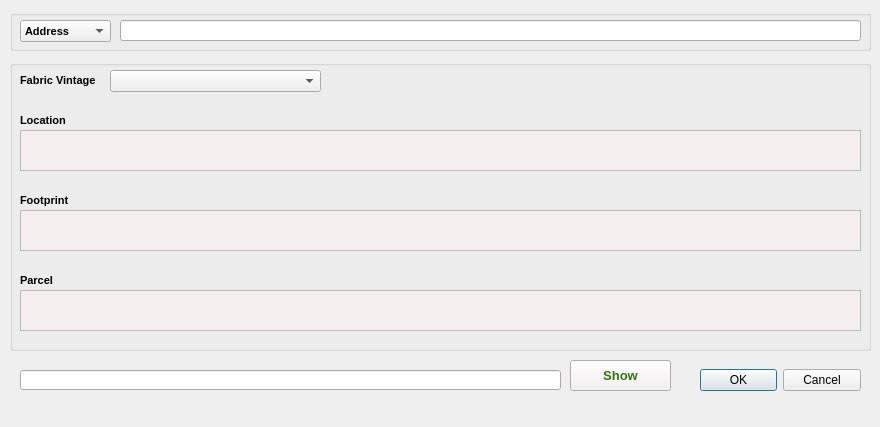
<?xml version="1.0" encoding="UTF-8"?>
<ui version="4.0">
 <class>Dialog</class>
 <widget class="QDialog" name="Dialog">
  <property name="enabled">
   <bool>true</bool>
  </property>
  <property name="geometry">
   <rect>
    <x>0</x>
    <y>0</y>
    <width>880</width>
    <height>427</height>
   </rect>
  </property>
  <property name="sizePolicy">
   <sizepolicy hsizetype="Ignored" vsizetype="Ignored">
    <horstretch>0</horstretch>
    <verstretch>0</verstretch>
   </sizepolicy>
  </property>
  <property name="windowTitle">
   <string>Address Search for Fabric Data</string>
  </property>
  <widget class="QDialogButtonBox" name="buttonBox">
   <property name="geometry">
    <rect>
     <x>700</x>
     <y>360</y>
     <width>161</width>
     <height>41</height>
    </rect>
   </property>
   <property name="orientation">
    <enum>Qt::Horizontal</enum>
   </property>
   <property name="standardButtons">
    <set>QDialogButtonBox::Cancel|QDialogButtonBox::Ok</set>
   </property>
  </widget>
  <widget class="QGroupBox" name="groupBox_address">
   <property name="geometry">
    <rect>
     <x>10</x>
     <y>10</y>
     <width>861</width>
     <height>41</height>
    </rect>
   </property>
   <property name="font">
    <font>
     <pointsize>10</pointsize>
     <weight>75</weight>
     <bold>true</bold>
    </font>
   </property>
   <property name="title">
    <string/>
   </property>
   <widget class="QComboBox" name="comboBox_type">
    <property name="geometry">
     <rect>
      <x>10</x>
      <y>10</y>
      <width>91</width>
      <height>22</height>
     </rect>
    </property>
    <property name="font">
     <font>
      <pointsize>8</pointsize>
      <weight>75</weight>
      <bold>true</bold>
     </font>
    </property>
    <item>
     <property name="text">
      <string>Address</string>
     </property>
    </item>
    <item>
     <property name="text">
      <string>Coordinates</string>
     </property>
    </item>
   </widget>
   <widget class="QLineEdit" name="infoBox_input">
    <property name="geometry">
     <rect>
      <x>110</x>
      <y>10</y>
      <width>741</width>
      <height>21</height>
     </rect>
    </property>
    <property name="font">
     <font>
      <pointsize>10</pointsize>
      <weight>50</weight>
      <bold>false</bold>
     </font>
    </property>
    <property name="text">
     <string/>
    </property>
    <property name="maxLength">
     <number>32770</number>
    </property>
   </widget>
  </widget>
  <widget class="QGroupBox" name="groupBox_fabric">
   <property name="geometry">
    <rect>
     <x>10</x>
     <y>60</y>
     <width>861</width>
     <height>291</height>
    </rect>
   </property>
   <property name="font">
    <font>
     <pointsize>10</pointsize>
     <weight>75</weight>
     <bold>true</bold>
    </font>
   </property>
   <property name="title">
    <string/>
   </property>
   <widget class="QLabel" name="label_vintage">
    <property name="geometry">
     <rect>
      <x>10</x>
      <y>10</y>
      <width>101</width>
      <height>21</height>
     </rect>
    </property>
    <property name="font">
     <font>
      <family>Arial</family>
      <pointsize>8</pointsize>
      <weight>75</weight>
      <bold>true</bold>
     </font>
    </property>
    <property name="text">
     <string>Fabric Vintage</string>
    </property>
   </widget>
   <widget class="QComboBox" name="comboBox_vintage">
    <property name="geometry">
     <rect>
      <x>100</x>
      <y>10</y>
      <width>211</width>
      <height>22</height>
     </rect>
    </property>
    <property name="font">
     <font>
      <pointsize>8</pointsize>
      <weight>50</weight>
      <bold>false</bold>
     </font>
    </property>
   </widget>
   <widget class="QTableView" name="tableResult_location">
    <property name="geometry">
     <rect>
      <x>10</x>
      <y>70</y>
      <width>841</width>
      <height>41</height>
     </rect>
    </property>
    <property name="font">
     <font>
      <pointsize>8</pointsize>
      <weight>50</weight>
      <bold>false</bold>
     </font>
    </property>
    <property name="styleSheet">
     <string notr="true">background-color: rgb(244, 239, 239);
border-color: rgb(255, 255, 0);
color: rgb(0, 0, 255);</string>
    </property>
    <property name="editTriggers">
     <set>QAbstractItemView::NoEditTriggers</set>
    </property>
    <property name="selectionBehavior">
     <enum>QAbstractItemView::SelectRows</enum>
    </property>
   </widget>
   <widget class="QLabel" name="label_vintage_2">
    <property name="geometry">
     <rect>
      <x>10</x>
      <y>50</y>
      <width>101</width>
      <height>21</height>
     </rect>
    </property>
    <property name="font">
     <font>
      <family>Arial</family>
      <pointsize>8</pointsize>
      <weight>75</weight>
      <bold>true</bold>
     </font>
    </property>
    <property name="text">
     <string>Location</string>
    </property>
   </widget>
   <widget class="QLabel" name="label_vintage_3">
    <property name="geometry">
     <rect>
      <x>10</x>
      <y>130</y>
      <width>101</width>
      <height>21</height>
     </rect>
    </property>
    <property name="font">
     <font>
      <family>Arial</family>
      <pointsize>8</pointsize>
      <weight>75</weight>
      <bold>true</bold>
     </font>
    </property>
    <property name="text">
     <string>Footprint</string>
    </property>
   </widget>
   <widget class="QTableView" name="tableResult_footprint">
    <property name="geometry">
     <rect>
      <x>10</x>
      <y>150</y>
      <width>841</width>
      <height>41</height>
     </rect>
    </property>
    <property name="font">
     <font>
      <pointsize>8</pointsize>
      <weight>50</weight>
      <bold>false</bold>
     </font>
    </property>
    <property name="styleSheet">
     <string notr="true">background-color: rgb(244, 239, 239);
border-color: rgb(255, 255, 0);
color: rgb(0, 0, 255);</string>
    </property>
    <property name="editTriggers">
     <set>QAbstractItemView::NoEditTriggers</set>
    </property>
    <property name="selectionBehavior">
     <enum>QAbstractItemView::SelectRows</enum>
    </property>
   </widget>
   <widget class="QTableView" name="tableResult_parcel">
    <property name="geometry">
     <rect>
      <x>10</x>
      <y>230</y>
      <width>841</width>
      <height>41</height>
     </rect>
    </property>
    <property name="font">
     <font>
      <pointsize>8</pointsize>
      <weight>50</weight>
      <bold>false</bold>
     </font>
    </property>
    <property name="styleSheet">
     <string notr="true">background-color: rgb(244, 239, 239);
border-color: rgb(255, 255, 0);
color: rgb(0, 0, 255);</string>
    </property>
    <property name="editTriggers">
     <set>QAbstractItemView::NoEditTriggers</set>
    </property>
    <property name="selectionBehavior">
     <enum>QAbstractItemView::SelectRows</enum>
    </property>
   </widget>
   <widget class="QLabel" name="label_vintage_4">
    <property name="geometry">
     <rect>
      <x>10</x>
      <y>210</y>
      <width>101</width>
      <height>21</height>
     </rect>
    </property>
    <property name="font">
     <font>
      <family>Arial</family>
      <pointsize>8</pointsize>
      <weight>75</weight>
      <bold>true</bold>
     </font>
    </property>
    <property name="text">
     <string>Parcel</string>
    </property>
   </widget>
  </widget>
  <widget class="QPushButton" name="showfabricBtn">
   <property name="geometry">
    <rect>
     <x>570</x>
     <y>360</y>
     <width>101</width>
     <height>31</height>
    </rect>
   </property>
   <property name="sizePolicy">
    <sizepolicy hsizetype="Minimum" vsizetype="Fixed">
     <horstretch>0</horstretch>
     <verstretch>0</verstretch>
    </sizepolicy>
   </property>
   <property name="font">
    <font>
     <pointsize>10</pointsize>
     <weight>75</weight>
     <bold>true</bold>
    </font>
   </property>
   <property name="styleSheet">
    <string notr="true">background-color: rgb(244, 239, 239);
border-color: rgb(255, 170, 255);
color: rgb(52, 116, 14);</string>
   </property>
   <property name="text">
    <string>Show</string>
   </property>
   <property name="icon">
    <iconset>
     <normaloff>../nvdb/skriv_icon.png</normaloff>../nvdb/skriv_icon.png</iconset>
   </property>
   <property name="iconSize">
    <size>
     <width>32</width>
     <height>32</height>
    </size>
   </property>
  </widget>
  <widget class="QLineEdit" name="infoBox">
   <property name="geometry">
    <rect>
     <x>20</x>
     <y>370</y>
     <width>541</width>
     <height>20</height>
    </rect>
   </property>
   <property name="text">
    <string/>
   </property>
   <property name="maxLength">
    <number>32770</number>
   </property>
  </widget>
  <zorder>groupBox_fabric</zorder>
  <zorder>groupBox_address</zorder>
  <zorder>buttonBox</zorder>
  <zorder>showfabricBtn</zorder>
  <zorder>infoBox</zorder>
 </widget>
 <resources/>
 <connections>
  <connection>
   <sender>buttonBox</sender>
   <signal>accepted()</signal>
   <receiver>Dialog</receiver>
   <slot>accept()</slot>
   <hints>
    <hint type="sourcelabel">
     <x>528</x>
     <y>471</y>
    </hint>
    <hint type="destinationlabel">
     <x>157</x>
     <y>274</y>
    </hint>
   </hints>
  </connection>
  <connection>
   <sender>buttonBox</sender>
   <signal>rejected()</signal>
   <receiver>Dialog</receiver>
   <slot>reject()</slot>
   <hints>
    <hint type="sourcelabel">
     <x>596</x>
     <y>471</y>
    </hint>
    <hint type="destinationlabel">
     <x>286</x>
     <y>274</y>
    </hint>
   </hints>
  </connection>
 </connections>
</ui>
